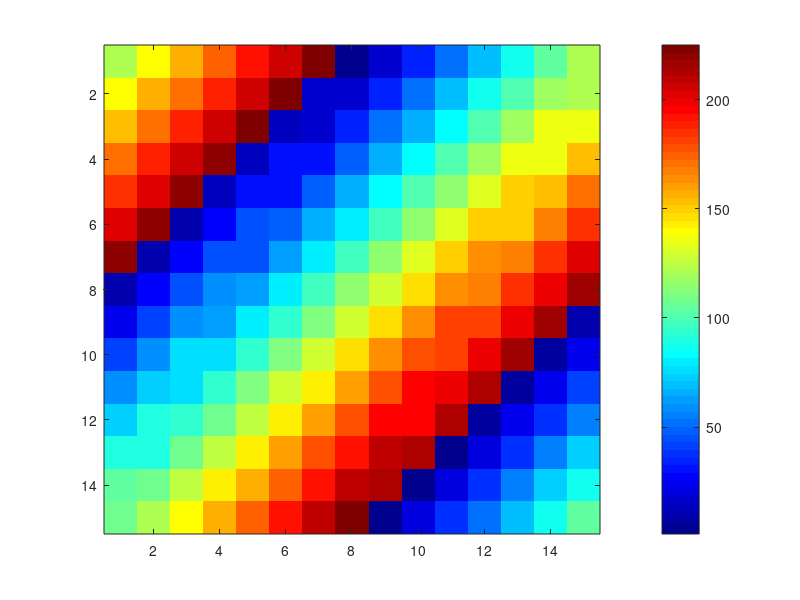

MATLAB code for this plot:
t = [0:0.01:1];
y1 = sin(2*pi*4*t);
y2 = cos(2*pi*4*t);

% ctrl + r to comment block
% ctrl + shift + r to uncomment block

##plot(t, y1)
##plot(t, y2) % this will override the previous plot
##hold on;
##plot(t, y1, "r")
##xlabel("time")
##ylabel("value")
##legend("sin", "cos")
##title("My Plot")
##
##% save a plot
##print -dpng "myPlot.png"
##close

##subplot(2, 1, 1); % subdivide plot into 2x1 grid, access first
##plot(t, y1)
##subplot(2, 1, 2);
##plot(t, y2, "r")
##% change the x,y-limits
##axis([0.5 1 0 1])
##clf % clears the figure

% neat trick to visualize a matrix
A = magic(15) % somewhere between 15 and 20 something strange happens
imagesc(A), colorbar, colormap jet % this is called comma chaining function calls

a = 1, b = 2, c = 3



